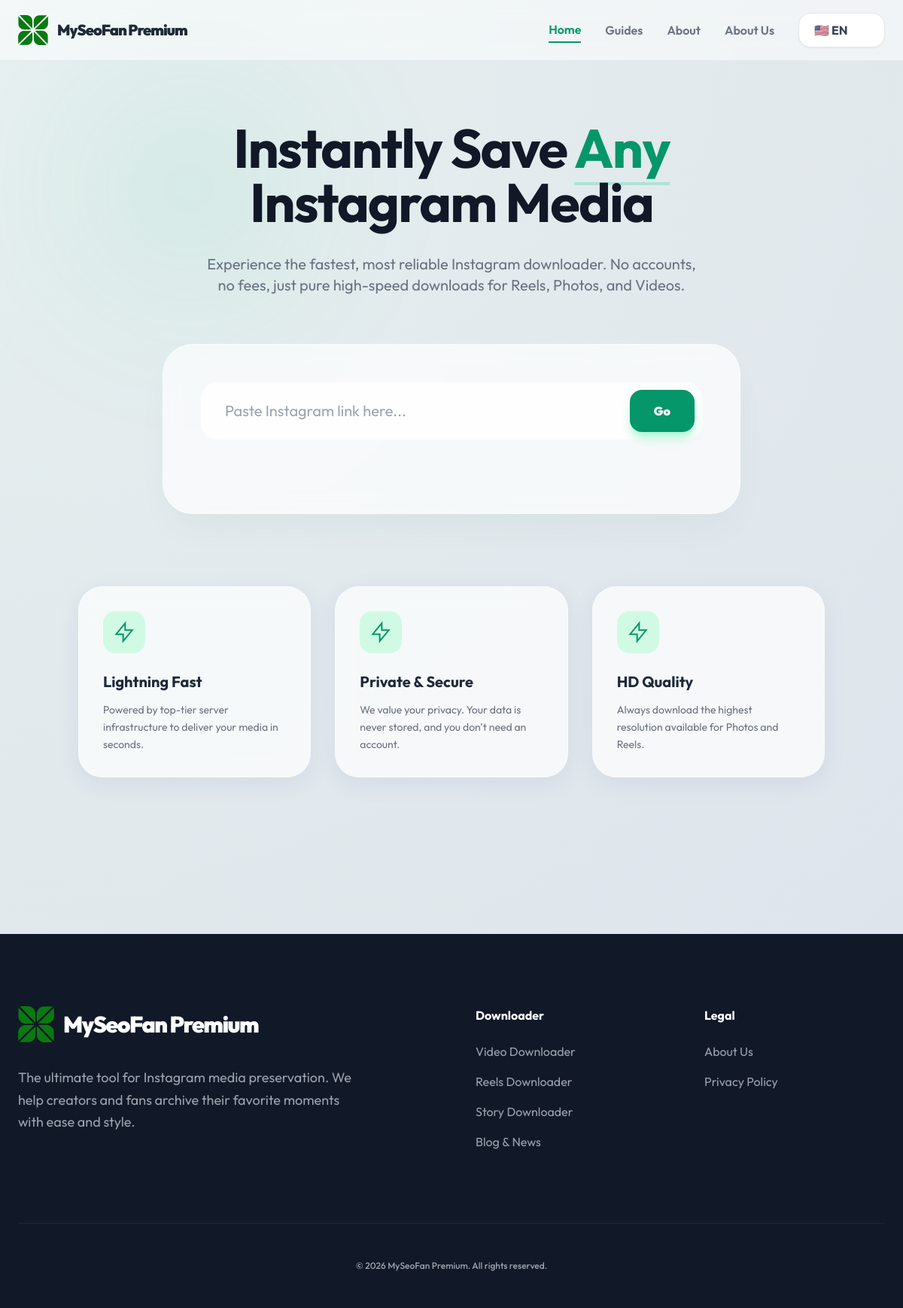
The page / on the database its author committed.
### tables this page shows
CREATE TABLE site_settings (id INTEGER PRIMARY KEY AUTOINCREMENT, site_name TEXT, logo_path TEXT, favicon_path TEXT, header_code TEXT, footer_code TEXT);

CREATE TABLE pages (id INTEGER PRIMARY KEY AUTOINCREMENT, title TEXT, slug TEXT UNIQUE, content TEXT, lang_code TEXT DEFAULT 'en', meta_title TEXT, meta_description TEXT, translation_group TEXT, show_in_header INTEGER DEFAULT 0, show_in_footer INTEGER DEFAULT 0, menu_order INTEGER DEFAULT 0, footer_section TEXT DEFAULT 'legal');

### includes/db.php (called while the page is built, shortened)
<?php
function getSiteSettings($pdo)
{
    try {
        $data = $pdo->query("SELECT * FROM site_settings WHERE id = 1")->fetch();
        return $data ?: [
            'site_name' => 'MySeoFan',
            'logo_path' => '',
            'favicon_path' => '',
            'header_code' => '',
            'footer_code' => ''
        ];
    } catch (\Exception $e) {
        return [
            'site_name' => 'MySeoFan',
            'logo_path' => '',
            'favicon_path' => '',
            'header_code' => '',
            'footer_code' => ''
        ];
    }
}
function getTranslations($pdo, $lang = 'en')
{
    try {
        $stmt = $pdo->prepare("SELECT t_key, t_value FROM translations WHERE lang_code = ?");
        $stmt->execute([$lang]);
        $rows = $stmt->fetchAll();
        $trans = [];
        foreach ($rows as $row) {
            $trans[$row['t_key']] = $row['t_value'];
        }
        return $trans;
    } catch (\Exception $e) {
        return [];
    }
}

### includes/SEO_Helper.php (called while the page is built, shortened)
<?php
class SEO_Helper
{
    public function __construct($pdo, $page = 'home', $lang = 'en')
    {
        $this->settings = getSiteSettings($pdo);
    }
}

### index.php (the view, shortened to what this page needs)
<?php
require_once 'includes/db.php';
require_once 'includes/SEO_Helper.php';
$lang = $_GET['lang'] ?? 'en';
$pageIdentifier = 'home';
$settings = getSiteSettings($pdo);
$translations = getTranslations($pdo, $lang);
$t = array_merge($defaults['en'], $defaults[$lang] ?? [], $translations);
$headerLinks = $pdo->prepare("SELECT title, slug FROM pages WHERE lang_code = ? AND show_in_header = 1 ORDER BY menu_order ASC");
$headerLinks->execute([$lang]);
$headerLinks = $headerLinks->fetchAll();
$rawFooterLinks = $pdo->prepare("SELECT title, slug, footer_section FROM pages WHERE lang_code = ? AND show_in_footer = 1 ORDER BY menu_order ASC");
$rawFooterLinks->execute([$lang]);
$rawFooterLinks = $rawFooterLinks->fetchAll();
$footerGroups = [];
foreach ($rawFooterLinks as $fl) {
    $section = $fl['footer_section'] ?: 'legal';
    $footerGroups[$section][] = $fl;
}
$seoHelper = new SEO_Helper($pdo ?? null, $pageIdentifier, $lang);
?>
<!DOCTYPE html>
<html lang="en">
<head>
    <script src="https://cdn.tailwindcss.com"></script>
</head>
<body class="flex flex-col">
    <div class="premium-bg">
        <div class="blob"></div>
    </div>
    <header class="sticky top-0 z-50 backdrop-blur-md bg-white/50 border-b border-gray-200">
        <div class="max-w-7xl mx-auto px-6 h-20 flex items-center justify-between">
            <a href="index.php?lang=<?php echo $lang; ?>" class="flex items-center gap-3 group">
                <div class="flex items-center">
                    <?php if (!empty($settings['logo_path'])): ?>
                        <img src="<?php echo htmlspecialchars($settings['logo_path']); ?>" class="h-10 w-auto"
                            alt="<?php echo htmlspecialchars($settings['site_name']); ?>">
                    <?php endif; ?>
                    <span
                        class="ml-3 text-xl font-black tracking-tighter text-gray-800"><?php echo htmlspecialchars($settings['site_name'] ?: 'MySeoFan'); ?></span>
                </div>
            </a>
            <nav class="hidden md:flex items-center gap-8 font-semibold text-gray-500">
                <a href="#" class="nav-link text-emerald-600 border-b-2 border-emerald-600 py-1"
                    data-page="home"><?php echo $t['home']; ?></a>
                <a href="#" class="nav-link hover:text-emerald-600 transition-colors py-1"
                    data-page="how"><?php echo $t['how']; ?></a>
                <a href="#" class="nav-link hover:text-emerald-600 transition-colors py-1"
                    data-page="about"><?php echo $t['about']; ?></a>
                <?php foreach ($headerLinks as $hl): ?>
                    <a href="page.php?slug=<?php echo htmlspecialchars($hl['slug']); ?>&lang=<?php echo $lang; ?>"
                        class="hover:text-emerald-600 transition-colors py-1"><?php echo htmlspecialchars($hl['title']); ?></a>
                <?php endforeach; ?>
                <div class="relative group">
                    <select onchange="location.href = this.value"
                        class="appearance-none bg-white border border-gray-200 text-gray-700 font-bold py-2.5 pl-5 pr-12 rounded-2xl outline-none focus:border-emerald-500 transition-all cursor-pointer shadow-sm">
                        <?php
                        $langs = ['en' => '🇺🇸 EN', 'id' => '🇮🇩 ID', 'es' => '🇪🇸 ES', 'fr' => '🇫🇷 FR', 'de' => '🇩🇪 DE', 'ja' => '🇯🇵 JA'];
                        foreach ($langs as $code => $label):
                            $targetUrl = "index.php?lang=$code";
                            ?>
                            <option value="<?php echo $targetUrl; ?>" <?php echo $lang === $code ? 'selected' : ''; ?>>
                                <?php echo $label; ?>
                            </option>
                        <?php endforeach; ?>
                    </select>
                </div>
            </nav>
        </div>
    </header>
    <main class="container mx-auto px-4 py-12 md:py-20 flex-1">
        <div class="max-w-4xl mx-auto text-center mb-16 fade-in">
            <h2 class="text-4xl md:text-7xl font-bold text-gray-900 mb-8 leading-[1.1] tracking-tight">
                <?php echo $t['heading']; ?>
            </h2>
            <p class="text-lg md:text-xl text-gray-500 max-w-2xl mx-auto leading-relaxed"><?php echo $t['subtitle']; ?>
            </p>
        </div>
        <div class="max-w-3xl mx-auto mb-24">
            <div class="glass-card rounded-[2.5rem] p-6 md:p-12 shadow-2xl shadow-emerald-900/5 fade-in">
                <form id="downloadForm" class="relative group">
                    <input type="text" id="instaUrl" placeholder="Paste Instagram link here..."
                        class="w-full bg-white/80 border-2 border-gray-100/50 rounded-3xl py-6 pl-8 pr-36 focus:outline-none focus:border-emerald-500 transition-all text-xl"
                        required>
                    <div class="absolute right-3 top-3 bottom-3 flex gap-2">
                        <button type="submit"
                            class="px-8 bg-emerald-600 text-white rounded-2xl font-black shadow-lg shadow-emerald-200 hover:bg-emerald-700 transition-all">Go</button>
                    </div>
                </form>
            </div>
        </div>
        <div class="grid md:grid-cols-3 gap-8 mb-32">
            <?php for ($i = 1; $i <= 3; $i++): ?>
                <div class="glass-card p-8 rounded-[2rem] hover:translate-y-[-8px] transition-all">
                    <div
                        class="w-14 h-14 bg-emerald-100 text-emerald-600 rounded-2xl flex items-center justify-center mb-6">
                        <svg class="w-8 h-8" fill="none" stroke="currentColor" viewBox="0 0 24 24">
                            <path stroke-width="1.5" d="M13 10V3L4 14h7v7l9-11h-7z" />
                        </svg>
                    </div>
                    <h4 class="text-xl font-bold mb-3"><?php echo $t['feat' . $i . '_t']; ?></h4>
                    <p class="text-gray-500 leading-relaxed text-sm"><?php echo $t['feat' . $i . '_d']; ?></p>
                </div>
            <?php endfor; ?>
        </div>
    </main>
    <footer class="bg-gray-900 text-white mt-auto pt-24 pb-12">
        <div class="max-w-7xl mx-auto px-6">
            <div class="grid md:grid-cols-4 gap-16 mb-24">
                <div class="col-span-2">
                    <div class="flex items-center gap-3 mb-8">
                        <?php if (!empty($settings['logo_path'])): ?>
                            <img src="<?php echo htmlspecialchars($settings['logo_path']); ?>" class="h-12 w-auto"
                                alt="<?php echo htmlspecialchars($settings['site_name']); ?>">
                        <?php endif; ?>
                        <h4 class="text-3xl font-black text-white tracking-tighter">
                            <?php echo htmlspecialchars($settings['site_name'] ?: 'MySeoFan'); ?>
                        </h4>
                    </div>
                    <p class="text-gray-400 text-lg leading-relaxed max-w-md"><?php echo $t['footer_desc']; ?></p>
                </div>
                <div>
                    <h4 class="text-white font-bold mb-6">Downloader</h4>
                    <ul class="space-y-4 text-gray-400">
                        <li><a href="#" class="hover:text-emerald-400">Video Downloader</a></li>
                        <li><a href="#" class="hover:text-emerald-400">Reels Downloader</a></li>
                        <li><a href="#" class="hover:text-emerald-400">Story Downloader</a></li>
                        <li><a href="blog.php?lang=<?php echo $lang; ?>" class="hover:text-emerald-400">Blog & News</a>
                        </li>
                    </ul>
                </div>
                <?php foreach ($footerGroups as $section => $links): ?>
                    <div>
                        <h4 class="text-white font-bold mb-6">
                            <?php echo $t['footer_section_' . $section] ?? ucfirst($section); ?>
                        </h4>
                        <ul class="space-y-4 text-gray-400">
                            <?php foreach ($links as $fl): ?>
                                <li><a href="page.php?slug=<?php echo htmlspecialchars($fl['slug']); ?>&lang=<?php echo $lang; ?>"
                                        class="hover:text-emerald-400"><?php echo htmlspecialchars($fl['title']); ?></a></li>
                            <?php endforeach; ?>
                        </ul>
                    </div>
                <?php endforeach; ?>
            </div>
            <div class="border-t border-white/5 pt-12 text-center text-gray-400 font-medium text-xs">
                &copy;
                <?php echo date('Y'); ?>
                <?php echo htmlspecialchars($settings['site_name'] ?: 'MySeoFan'); ?>. All rights reserved.
            </div>
        </div>
    </footer>
</body>
</html>

### index.php (style rules this page uses)
:root { --primary: #10b981; --primary-dark: #059669; --accent: #3b82f6; }
body { font-family: 'Outfit', sans-serif; background: radial-gradient(circle at top left, #f3f4f6, #e5e7eb); min-height: 100vh; color: #1f2937; }
.premium-bg { position: fixed; top: 0; left: 0; width: 100%; height: 100%; z-index: -1; background: linear-gradient(135deg, rgba(16, 185, 129, 0.05) 0%, rgba(59, 130, 246, 0.05) 100%); overflow: hidden; }
.blob { position: absolute; width: 500px; height: 500px; background: radial-gradient(circle, rgba(16, 185, 129, 0.1) 0%, rgba(16, 185, 129, 0) 70%); border-radius: 50%; filter: blur(80px); animation: move 20s infinite alternate; }
.glass-card { background: rgba(255, 255, 255, 0.7); backdrop-filter: blur(12px); border: 1px solid rgba(255, 255, 255, 0.4); box-shadow: 0 8px 32px 0 rgba(31, 38, 135, 0.07); }
.fade-in { animation: fadeIn 0.8s ease-out forwards; }

### rows shown on the page
site_settings: logo_path (picture), site_name "MySeoFan Premium"
pages: title "About Us"
pages: footer_section "Legal", title "Privacy Policy"

### other values the page prints
$t['home'] "Home"
$t['how'] "Guides"
$t['about'] "About"
$t['heading'] "Instantly Save Any Instagram Media"
$t['subtitle'] "Experience the fastest, most reliable Instagram downloader. No accounts, no fees, just pure high-speed downloads for Reels, Photos, and Videos."
$t['feat' . $i . '_t'] "Lightning Fast"
$t['feat' . $i . '_d'] "Powered by top-tier server infrastructure to deliver your media in seconds."
$t['feat' . $i . '_t'] "Private & Secure"
$t['feat' . $i . '_d'] "We value your privacy. Your data is never stored, and you don't need an account."
$t['feat' . $i . '_t'] "HD Quality"
$t['feat' . $i . '_d'] "Always download the highest resolution available for Photos and Reels."
$t['footer_desc'] "The ultimate tool for Instagram media preservation. We help creators and fans archive their favorite moments with ease and style."
form field value "🇺🇸 EN"
